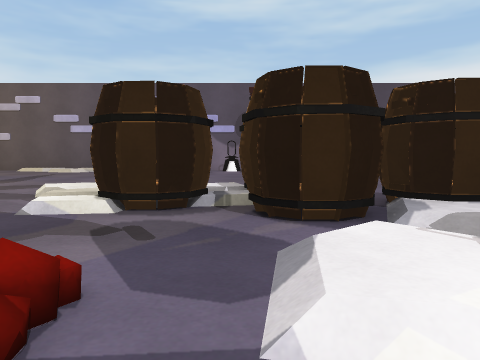
view 1 (above)

24 first-person views from a walk through a scene from a Unity 3-D project. The camera is 0.57 m above the floor, tilts 4° down and sees 70° across. The floor is counted in squares, 1 m on a side. Each view is taken from the middle of a square. On the plan, view 1 faces up. The plan holds only what a view shows up to about 9 squares ahead; the rest is blank. The place goes on beyond the plan. Some animated figures are left out. Some surface patterns are stand-ins.

view 2
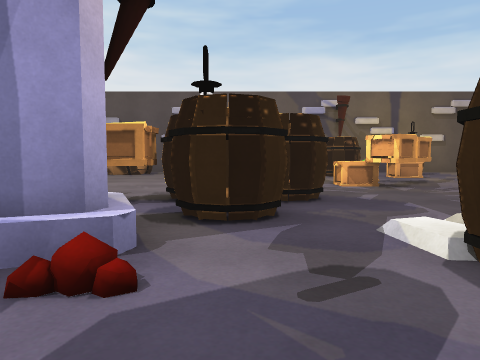

view 3
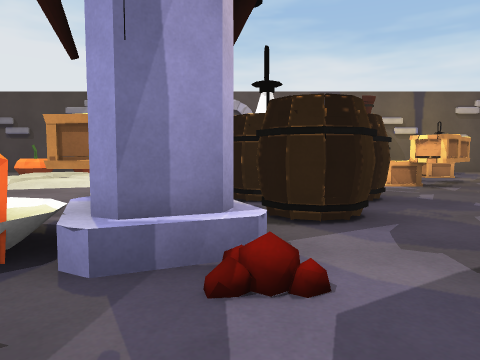

view 4
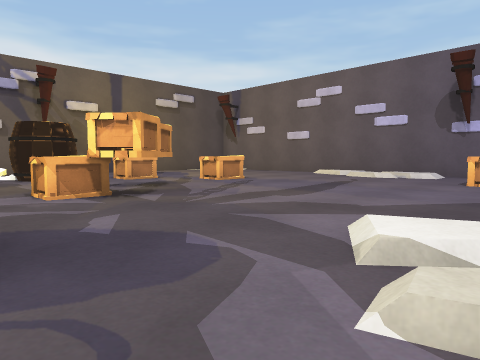

view 5
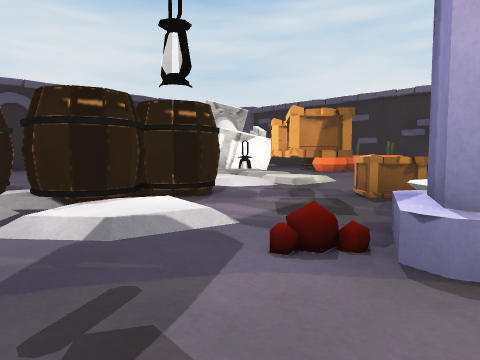

view 6
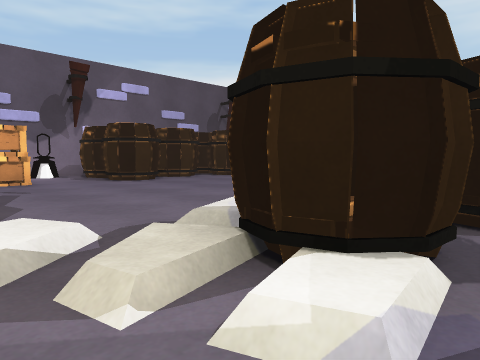

view 7
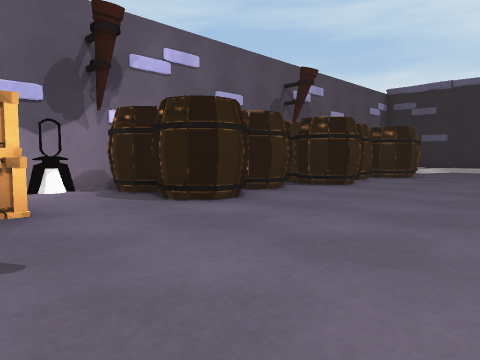

view 8
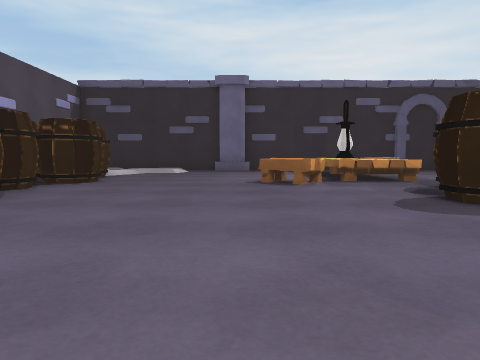

view 9
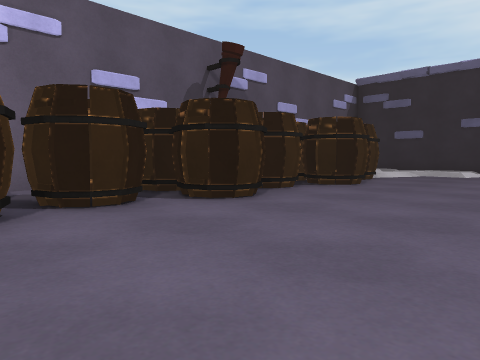

view 10
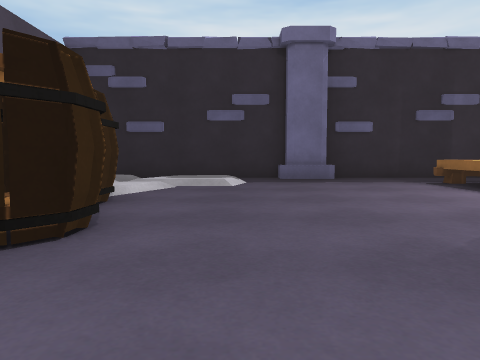

view 11
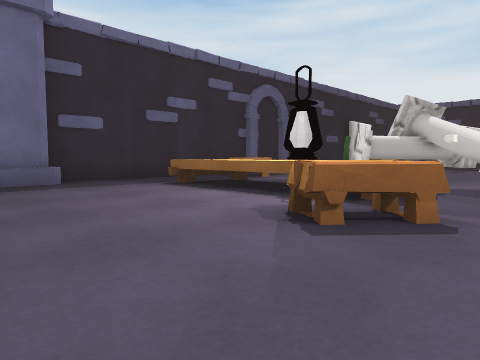

view 12
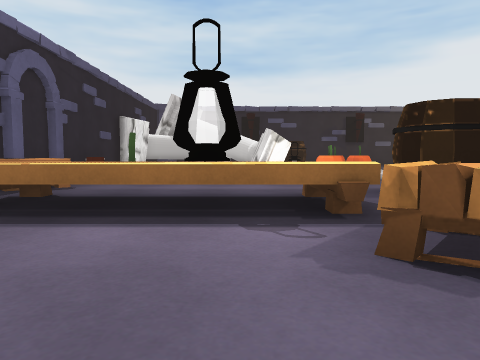

view 13
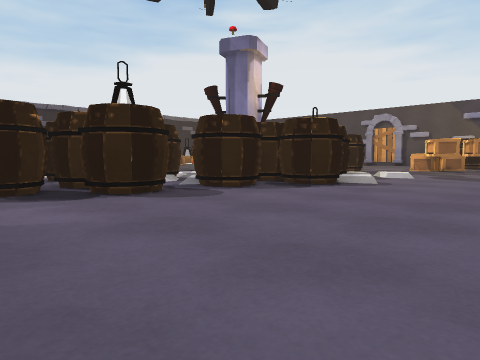

view 14
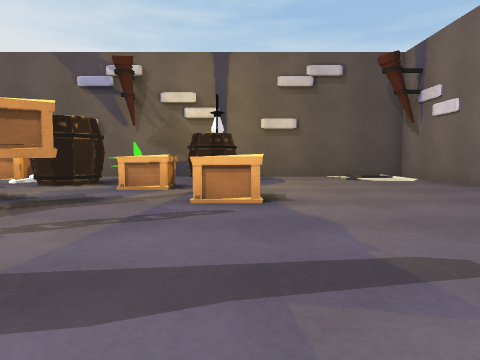

view 15
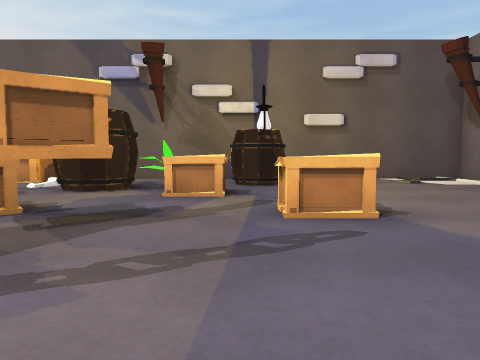

view 16
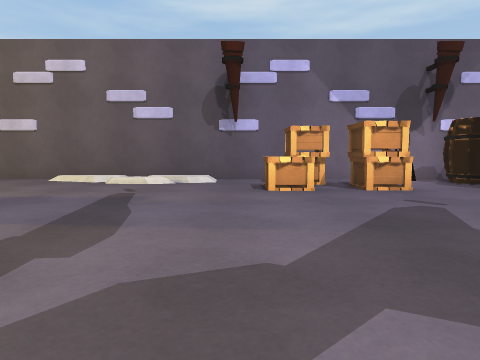

view 17
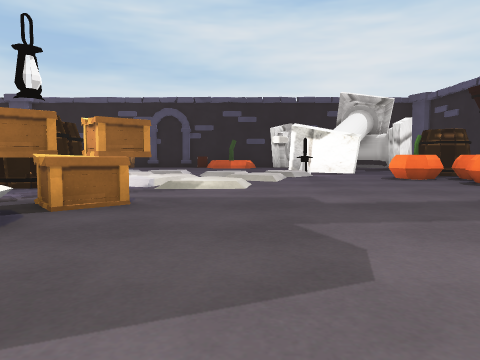

view 18
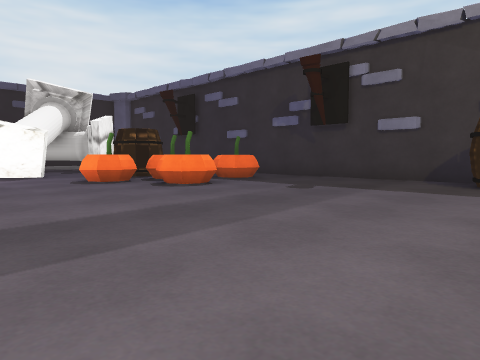

view 19
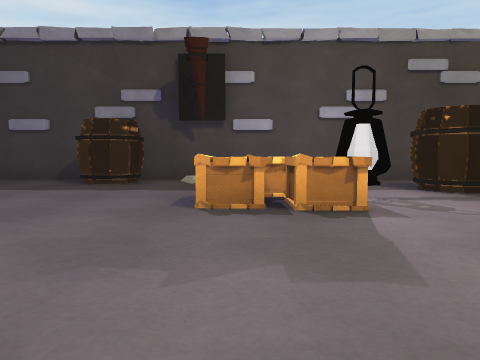

view 20
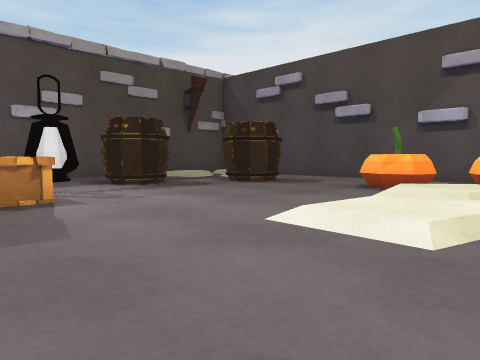

view 21
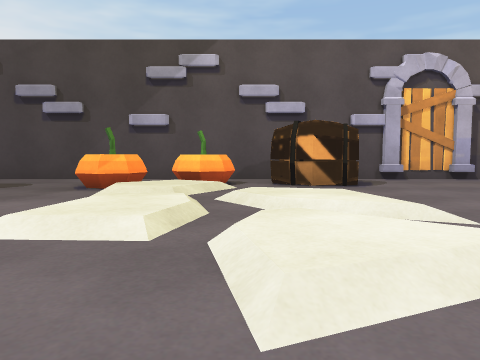

view 22
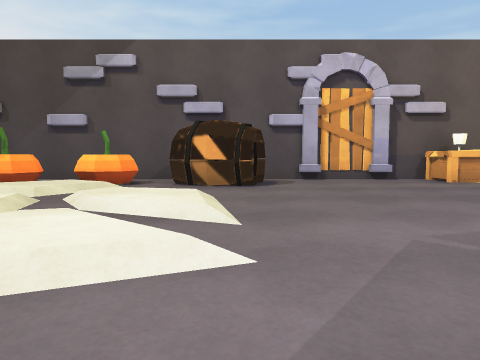

view 23
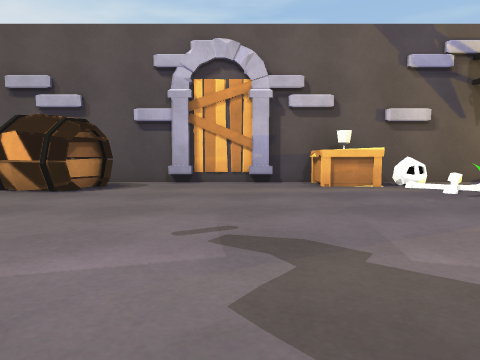

view 24
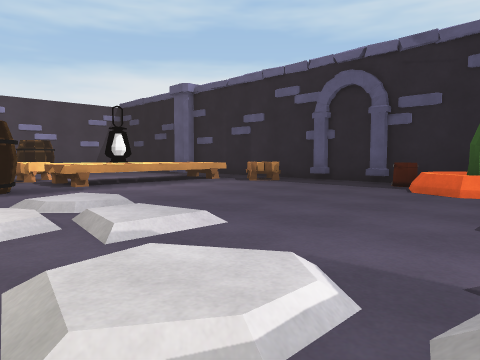

### Floor plan
Key: @ floor where view 1 was taken; # wall or solid block; . main floor; : floor 0.1 m higher than the main floor; / step, stairs or slope; B barrel; A box; N bones; L lantern; C chair; T table; P pumpkin; U cup; O other object.
Columns run from 14 left of view 1 to 14 right of it. Each row starts with its distance up from view 1.
 14 ##################
 13 # ....###/.A..LBB BB BB   //
 12 # .....//..AA..BBBBBBBBBB /:#
 11 #..........AAA.BBBBBBBBBB//.#
 10 #..............B..BB.BB...:/#
  9 #.L..AA...................//#
  8 #.B.AA......................#
  7 #O..A.A.....................#
  6 #..BBAAA.............CC.....#
  5 #ONB.AAAA...#BBBB.....CTTTT.#
  4 #N.....A....#BBBBBBB..TLLTT.#
  3 #AA....  BB...BB#BBBBBTTT T.#
  2 ##...... BBB.../BBBBB.....CC#
  1 #........AAB##//BBB........C#
  0 #........ A ##@.BBBB//......#
 -1 #........ AAOOAAB.  //......#
 -2 #BBB..//....OOAAA::///.....U#
 -3 #BB./:/:.. ...A./////.....PP#
 -4 #PP//////......./////.....PP
 -5 #PP://:... .......////.
 -6 #.PP///.............
 -7 #.PP.................##
 -8 #.................PP.#
 -9 #..BB..LAA......PPPP
-10 #.BB.BBLLA.......PPP
-11    ..BB.AA.......PP
-12      ...   BB....PP
-13      ..    BB....
-14      ###########

Positions as (right, up) in squares from view 1, and headings:
1: (0, 0), facing up
2: (1, 2), facing left
3: (1, 1), facing left
4: (-2, 3), facing up-left
5: (-2, 3), facing down-right
6: (-3, 3), facing up-right
7: (-2, 7), facing up-right
8: (0, 7), facing right
9: (1, 7), facing up-right
10: (5, 9), facing right
11: (6, 9), facing down-right
12: (9, 8), facing down
13: (7, 9), facing down-left
14: (-4, 9), facing left
15: (-5, 8), facing left
16: (-4, 5), facing up
17: (-4, -4), facing right
18: (-3, -5), facing down-right
19: (-5, -5), facing down
20: (-5, -4), facing down-left
21: (-5, -4), facing left
22: (-5, -2), facing left
23: (-6, 1), facing left
24: (5, -5), facing up-right
